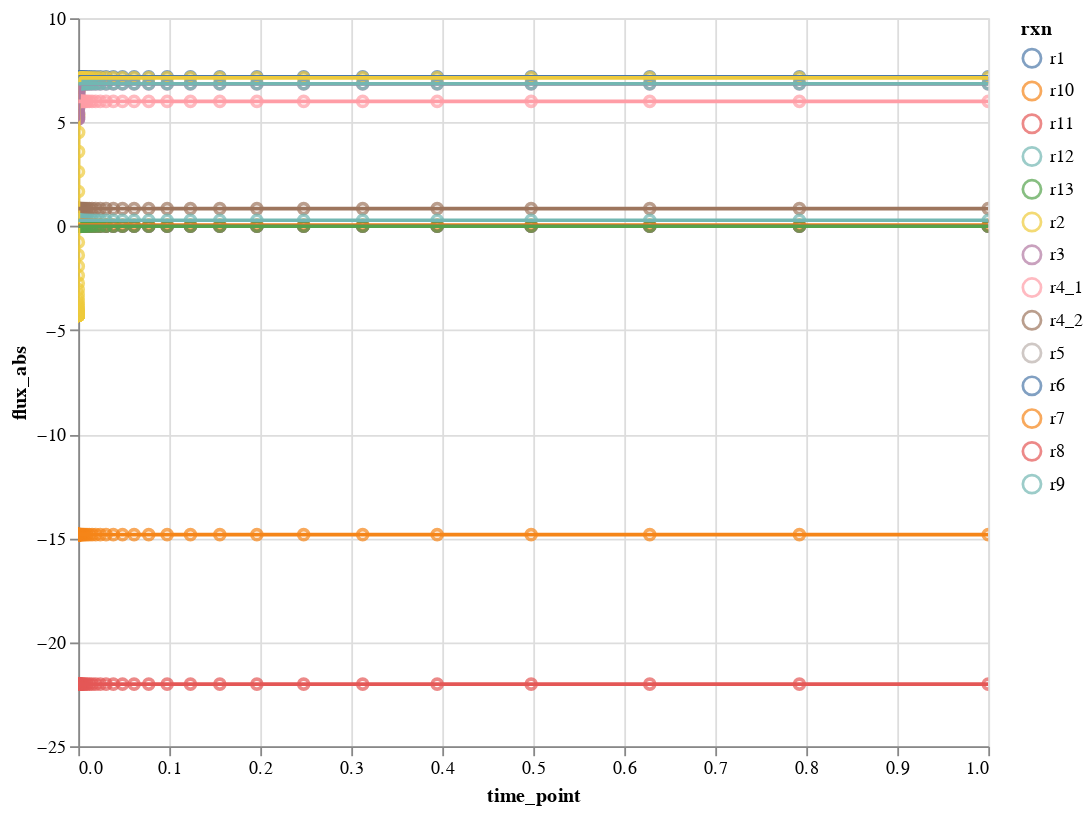

Notebook cell for this chart:
### Code cell
plot_model_interactive(flux, model_i=2, quant_type='flux_abs',
                       selected_data=rxn_names, x_scale='linear',
                       y_scale='linear', x_lim=[0,1], y_lim=None)

### Figure 1 — Vega-Lite specification as saved in the notebook (floating-point values rounded to 4 significant figures; data arrays with more than 128 entries replaced by an {"elided": "..."} marker saying what was removed)
{"config": {"view": {"continuousWidth": 400, "continuousHeight": 300}}, "layer": [{"data": {"name": "data-8eb89d7e41243d98ee27ecc834de066c"}, "mark": "point", "encoding": {"color": {"type": "nominal", "field": "rxn"}, "tooltip": [{"type": "nominal", "field": "rxn"}, {"type": "quantitative", "field": "flux_abs"}], "x": {"type": "quantitative", "field": "time_point", "scale": {"domain": [0, 1], "type": "linear"}}, "y": {"type": "quantitative", "field": "flux_abs", "scale": {"type": "linear"}}}, "height": 400, "selection": {"selector002": {"type": "interval", "bind": "scales", "encodings": ["x", "y"]}}, "width": 500}, {"data": {"name": "data-8eb89d7e41243d98ee27ecc834de066c"}, "mark": "line", "encoding": {"color": {"type": "nominal", "field": "rxn"}, "tooltip": [{"type": "nominal", "field": "rxn"}, {"type": "quantitative", "field": "flux_abs"}], "x": {"type": "quantitative", "field": "time_point", "scale": {"domain": [0, 1], "type": "linear"}}, "y": {"type": "quantitative", "field": "flux_abs", "scale": {"type": "linear"}}}, "height": 400, "width": 500}], "$schema": "https://vega.github.io/schema/vega-lite/v4.8.1.json", "datasets": {"data-8eb89d7e41243d98ee27ecc834de066c": {"elided": "1400 records"}}}
